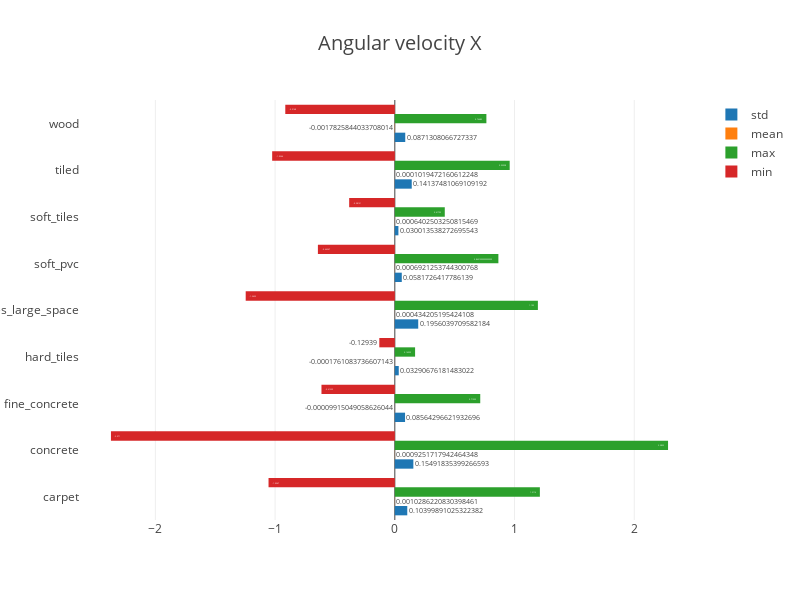

Here is the notebook cell this chart was saved with:
### Code cell
angular_velocity_X = metrics.angular_velocity_X
angular_velocity_X['surface'] = surfaces

data = []

for m in metrics_name:
    data.append(bars(angular_velocity_X, m, 'surface'))

layout = go.Layout(
    title='Angular velocity X',
    titlefont=dict(size=20),
    width=800,
    height=600
)

fig = go.Figure(data=data, layout=layout)

iplot(fig)

### Figure 1 — Plotly figure (JSON) as saved in the notebook; plotly's stock layout.template omitted (floating-point values rounded to 4 significant figures)
{"data": [{"name": "std", "orientation": "h", "text": [0.104, 0.1549, 0.08564, 0.03291, 0.1956, 0.05817, 0.03001, 0.1414, 0.08713], "type": "bar", "uid": "5a22ef71-726c-4440-93e5-c9ded8b6f204", "x": [0.104, 0.1549, 0.08564, 0.03291, 0.1956, 0.05817, 0.03001, 0.1414, 0.08713], "y": ["carpet", "concrete", "fine_concrete", "hard_tiles", "hard_tiles_large_space", "soft_pvc", "soft_tiles", "tiled", "wood"]}, {"name": "mean", "orientation": "h", "text": [0.001029, 0.0009252, -9.915e-05, -0.0001761, 0.0004342, 0.0006921, 0.0006403, 0.0001019, -0.001783], "type": "bar", "uid": "a0a2a08c-26fa-4891-852b-f4d44a4e1353", "x": [0.001029, 0.0009252, -9.915e-05, -0.0001761, 0.0004342, 0.0006921, 0.0006403, 0.0001019, -0.001783], "y": ["carpet", "concrete", "fine_concrete", "hard_tiles", "hard_tiles_large_space", "soft_pvc", "soft_tiles", "tiled", "wood"]}, {"name": "max", "orientation": "h", "text": [1.212, 2.282, 0.7136, 0.1693, 1.195, 0.8651, 0.4173, 0.9594, 0.7649], "type": "bar", "uid": "08fb7c18-0c95-478a-a092-620aac0f3cf8", "x": [1.212, 2.282, 0.7136, 0.1693, 1.195, 0.8651, 0.4173, 0.9594, 0.7649], "y": ["carpet", "concrete", "fine_concrete", "hard_tiles", "hard_tiles_large_space", "soft_pvc", "soft_tiles", "tiled", "wood"]}, {"name": "min", "orientation": "h", "text": [-1.055, -2.371, -0.6126, -0.1294, -1.246, -0.6425, -0.3812, -1.024, -0.9148], "type": "bar", "uid": "ac238a1d-228e-48a7-864a-23717713a6b3", "x": [-1.055, -2.371, -0.6126, -0.1294, -1.246, -0.6425, -0.3812, -1.024, -0.9148], "y": ["carpet", "concrete", "fine_concrete", "hard_tiles", "hard_tiles_large_space", "soft_pvc", "soft_tiles", "tiled", "wood"]}], "layout": {"height": 600, "title": {"font": {"size": 20}, "text": "Angular velocity X"}, "width": 800}}
